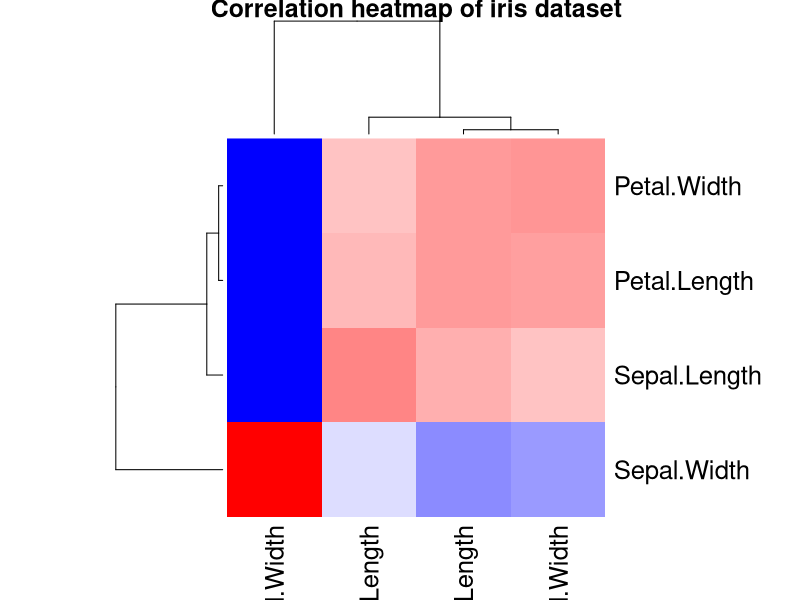
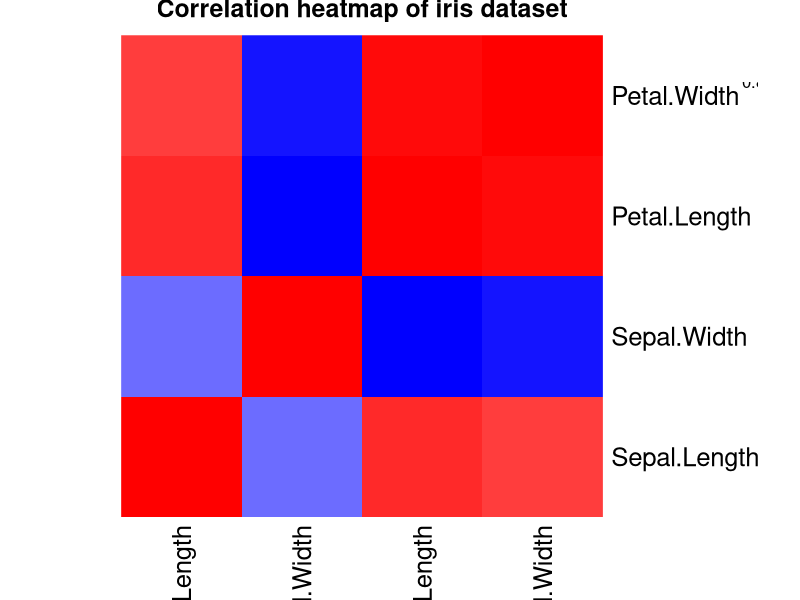
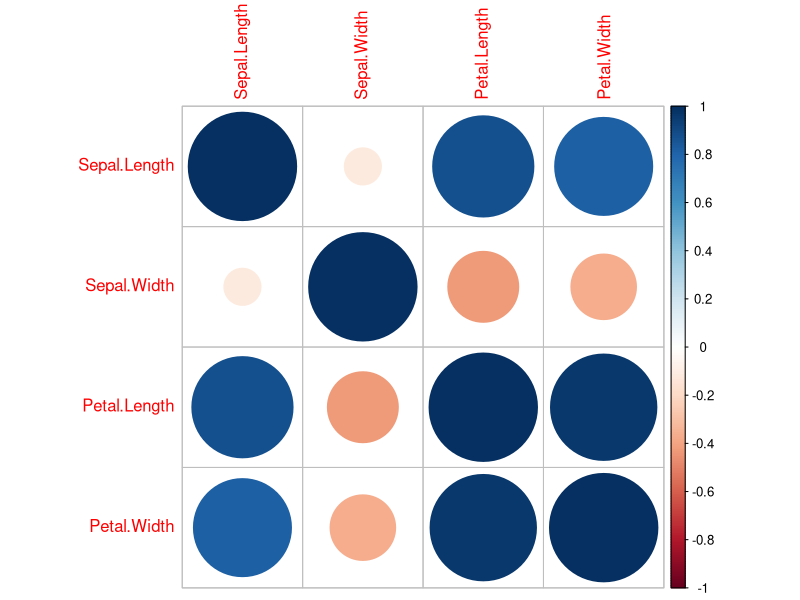
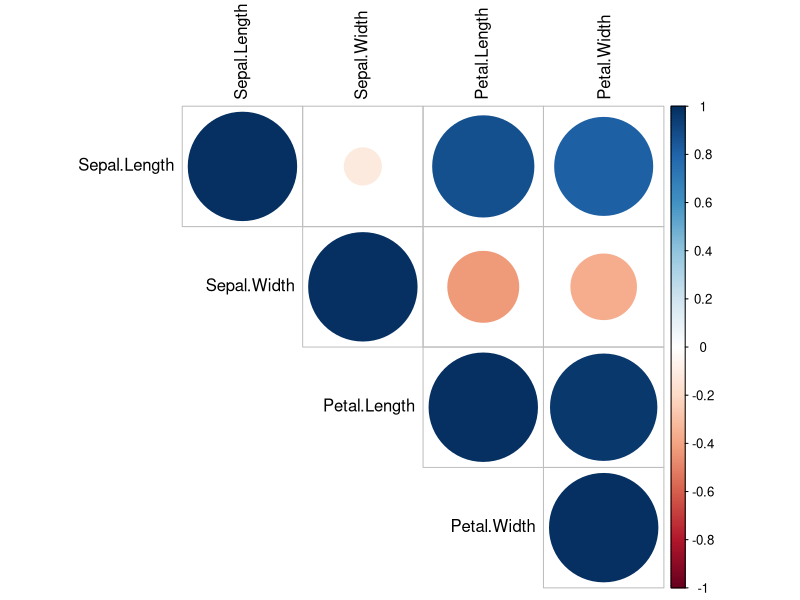
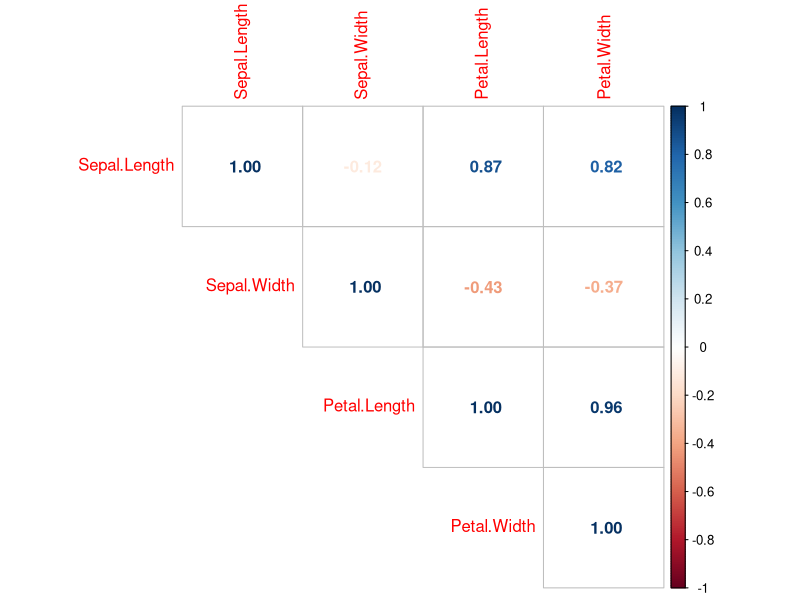
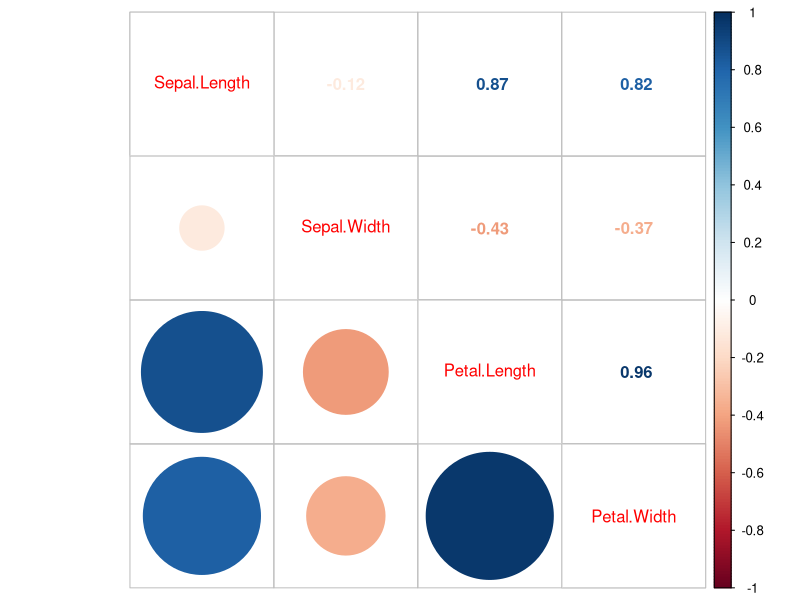
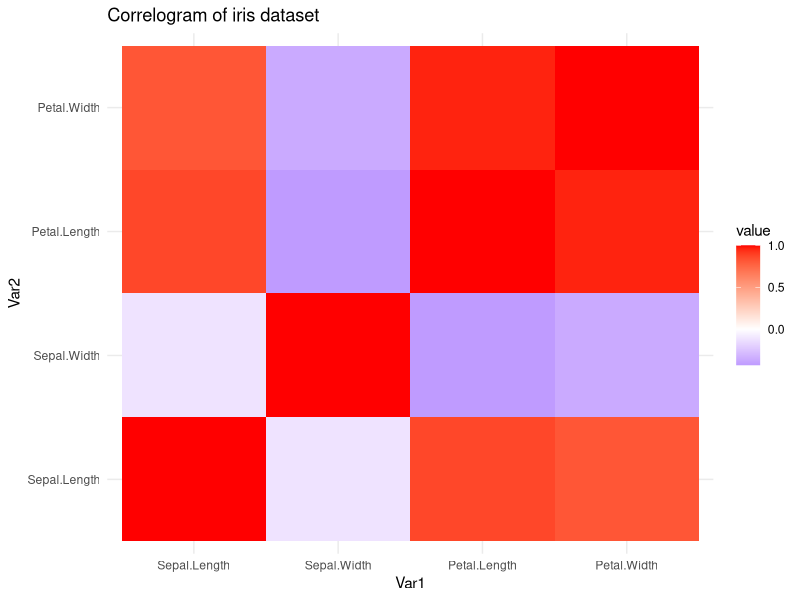
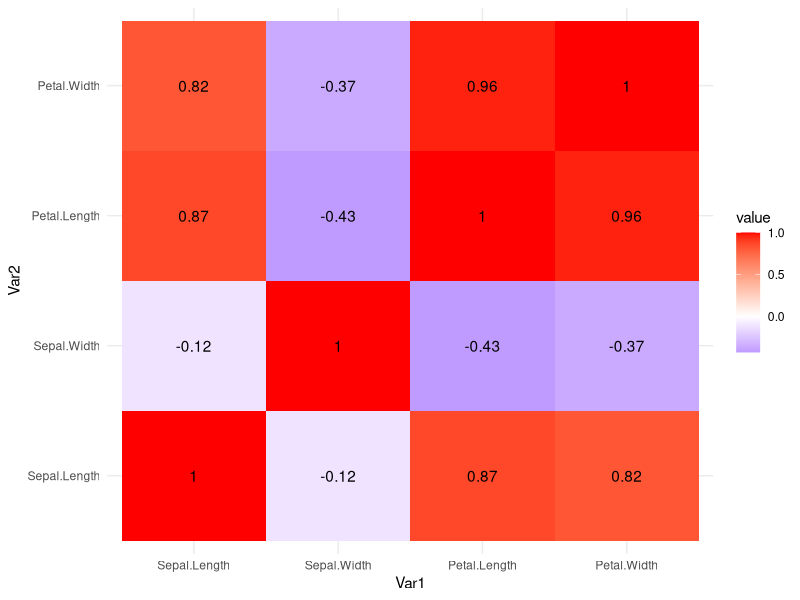

These figures' R source, in order:
#load and prepare the dataset
data(iris)
# use only numeric variables
iris_num<-iris[,1:4]
#compute correlation matrix
corr_matrix<-cor(iris_num)
corr_matrix
#basic correlation heatmap (base R)
heatmap(
  corr_matrix,
  col=colorRampPalette(c("blue","white","red"))(100),
  main="Correlation heatmap of iris dataset"
)
#heatmap with correlation values
heatmap(
  corr_matrix,
  col=colorRampPalette(c("blue","white","red"))(100),
  Rowv=NA,
  Colv=NA,
  scale="none",
  main="Correlation heatmap of iris dataset"
)

text(
  rep(1:ncol(corr_matrix),each=nrow(corr_matrix)),
  rep(nrow(corr_matrix):1,ncol(corr_matrix)),
  round(corr_matrix,2)
)

#correlation using 'corrplot' (Most popular)
#install package
install.packages("corrplot")
library(corrplot)
#basic correlogram
corrplot(corr_matrix)
#coloured circle correlogram
corrplot(
  corr_matrix,
  method="circle",
  type="upper",
  tl.col="black"
)
#correlogram with correlation numbers
corrplot(
  corr_matrix,
  method="number",
  type="upper"
)
#displays correlation coefficients directly.
#mixed correlogram
corrplot.mixed(
  corr_matrix,
  lower="circle",
  upper="number"
)
# ggplot2-style correlogram
#convert correlation matrix to long format
library(reshape2)
library(ggplot2)
corr_long<-melt(corr_matrix)
ggplot(corr_long,aes(Var1,Var2,fill=value))+
  geom_tile()+
  scale_fill_gradient2(
    low="blue",
    mid="white",
    high="red",
    midpoint=0
  )+
  theme_minimal()+
  labs(title="Correlogram of iris dataset")

#correlogram with values
ggplot(corr_long,aes(Var1,Var2,fill=value))+
  geom_tile()+
  geom_text(aes(label=round(value,2)))+
  scale_fill_gradient2(
    low="blue",
    mid="white",
    high="red",
    midpoint=0
  )+
  theme_minimal()

#advanced correlogram using GGally
install.packages("GGally")
library(GGally)
ggcorr(
  iris_num,
  label=TRUE,
  label_round=2
)

#advanced scatter correlogram
library(GGally)
ggpairs(
  iris,
  columns=1:4,
  aes(color=Species)
)
